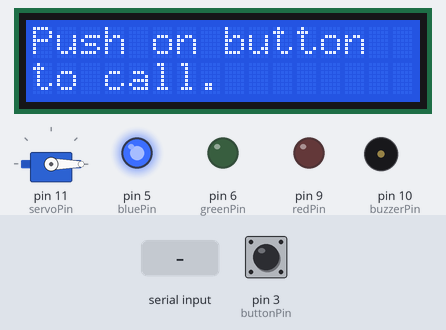
Recording of a sketch running on a simulated Arduino Uno, built with avr-gcc and run on an emulated ATmega328P. Shown: 16×2 character LCD, servo, output pins drawn as LEDs (lit = HIGH), buzzer (waves = sounding). Inputs (shaded band) come from the test bench; at power-on: pin 3 (buttonPin) HIGH.

Above: at 1.2 s.
1.3 s: "deny\n" received over Serial
At 1.55 s:
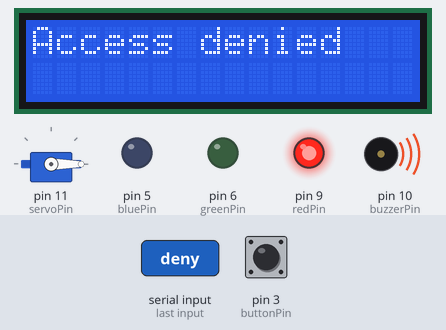
At 2.6 s:
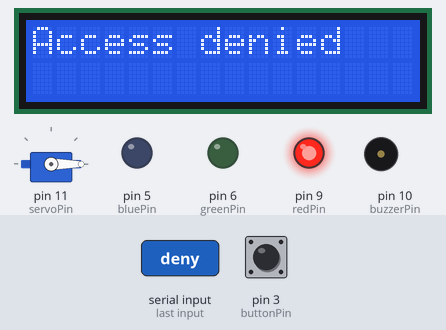
4.3 s: "open\n" received over Serial
At 9.1 s:
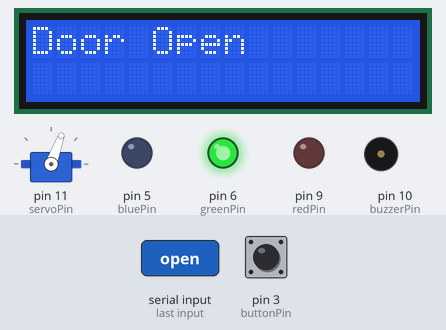
Timing chart, 0 to 19.2 s (numbered marks = the images above; inputs shaded):
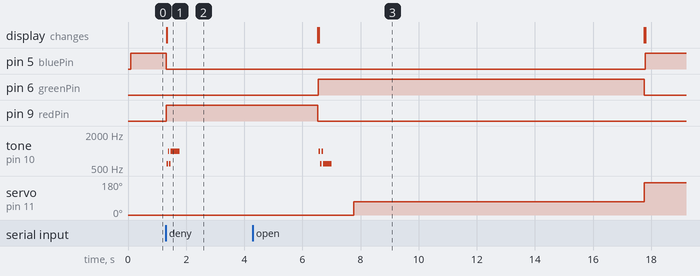

Measured:
- after the input at 1.3 s, pin 5 (bluePin): HIGH → LOW at once; pin 9 (redPin): LOW → HIGH at once; tone on pin 10 (buzzerPin): plays 600 Hz for 0.05 s, 1000 Hz for 0.05 s, 600 Hz for 0.05 s, 1000 Hz for 0.30 s, starting at once; the display: changes at once (image 1)
- after the input at 4.3 s, pin 5 (bluePin): LOW → HIGH after 13.5 s instead of 2.3 s; pin 6 (greenPin): LOW → HIGH after 2.3 s, → LOW 11.2 s later

The sketch:

SACS.ino
```cpp
#include <Servo.h>
#include <LiquidCrystal_I2C.h>
#include <Led.h>

// lcd
#define address 0x26
#define column 16
#define row 2

// pins
#define servoPin 11
#define buzzerPin 10
#define buttonPin 3
#define redPin 9
#define greenPin 6
#define bluePin 5

// Servo position
#define SERVO_CLOSE_DOOR_POSITION 170
#define SERVO_OPEN_DOOR_POSITION 70

byte buttonPrev;
byte newSate;

Servo servo;
LiquidCrystal_I2C lcd(address,column,row);
Led redLed(redPin);
Led greenLed(greenPin);
Led blueLed(bluePin);
unsigned long lastTimeRead;
unsigned long timeNow;
unsigned long threshold = 250;

void setup(){
  Serial.begin(115200);

  lcd.init();
  redLed.init();
  greenLed.init();
  blueLed.init();
  servo.attach(servoPin);

  pinMode(buttonPin,INPUT);
  servo.write(0);
  lcd.backlight();
  lastTimeRead = millis();
  buttonPrev = digitalRead(buttonPin);
  }

void loop(){
    // lcd
   lcd.setCursor(0,0);
   lcd.print("Push on button");
   lcd.setCursor(0,1);
   lcd.print("to call.");
   blueLed.on();


   timeNow = millis();
   if(timeNow - lastTimeRead >= threshold){
    newSate = digitalRead(buttonPin);

    if(newSate != buttonPrev){

      lastTimeRead = timeNow;

      if(newSate == LOW){
        lcd.clear();
        Serial.println("button_pressed");
        lcd.setCursor(0,0);
        lcd.print("Please wait a");
        lcd.setCursor(0,1);
        lcd.print("few seconds");
        delay(10000);
        lcd.clear();
        }
      }

   if(Serial.available() > 0){
          String cmd = Serial.readStringUntil('\n');
          // Access granted
          if(cmd == "open"){
            blueLed.off();
            greenLed.on();
            lcd.clear();
            lcd.setCursor(0,0);
            lcd.print("Door Open");

            for(int i =1; i < 3; i++){
            tone(buzzerPin,1000,300);
            delay(50);
            tone(buzzerPin,600,300);
            delay(50);
            }
            delay(1000);
            servo.write(SERVO_OPEN_DOOR_POSITION);
            delay(10000);
            servo.write(SERVO_CLOSE_DOOR_POSITION);
            greenLed.off();
            lcd.clear();
          }

         else if (cmd == "deny"){
          lcd.clear();
          blueLed.off();
          redLed.on();
          lcd.setCursor(0,0);
          lcd.print("Access denied");

          for(int i =1; i < 3; i++){
          tone(buzzerPin,600,300);
          delay(50);
          tone(buzzerPin,1000,300);
          delay(50);
          }
          delay(5000);
          redLed.off();
          lcd.clear();
          }
        }
    }
  }
```

Led.cpp
```cpp
#include "Led.h"
#include <Arduino.h>

Led::Led(byte pin)
{
  this->pin = pin;
}

void Led::init()
{
  pinMode(pin, OUTPUT);
}

void Led::on()
{
  digitalWrite(pin, HIGH);
}

void Led::off()
{
  digitalWrite(pin, LOW);
}

void Led::fade(byte brightness = 255)
{
  analogWrite(pin, brightness);
}
```

Led.h
```cpp
#ifndef LED_H
#define LED_H

#include <Arduino.h>

class Led
{
private:
  byte pin;
  byte brightness;

public:
  Led() {}; // do not use
  Led(byte pin);

  void init();
  void on();
  void off();
  void fade(byte brightness = 255);
};

#endif
```
